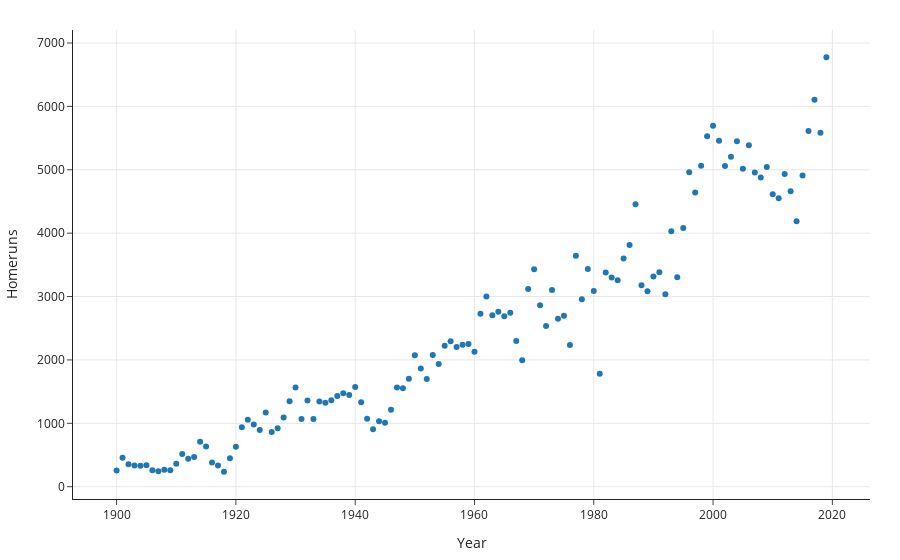

Notebook code cell kept with this figure:
### Code cell
homeruns.plot(kind='scatter', x='Year', y='Homeruns')
